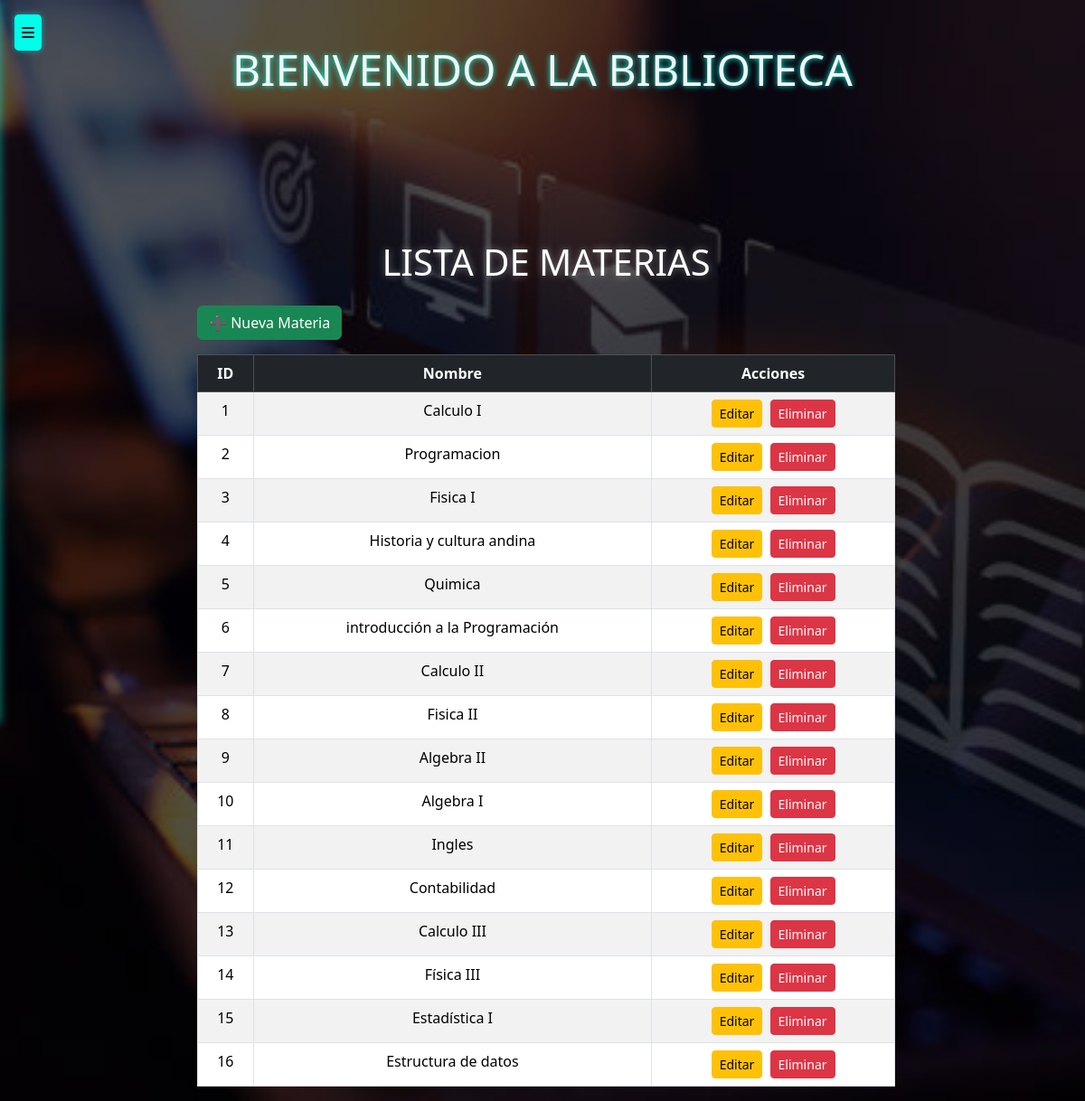
Screenshot of /materias/ with the database file from the repository.
### models/materia_model.py (models this page shows, shortened)
class Materia(db.Model):
    __tablename__ = "materias"
    id_materia = db.Column(db.Integer, primary_key=True)
    nombre = db.Column(db.String(50), nullable=False)
    material = db.relationship('Material', back_populates='materia')
    @staticmethod
    def get_all():
        return Materia.query.all()

### controllers/materia_controllers.py (the view)
@materia_bp.route("/")
def index():
    materias = Materia.get_all()
    return materia_view.list(materias)

### views/materia_view.py (called while the page is built)
def list(materias):
    return render_template('materias/index.html', materias=materias)

### templates/materias/index.html (shortened to what this page needs)
{% extends 'base.html' %}
{% block content %}
<div class="container mt-4" style="max-width: 800px;">
  <h1 class="text-center mb-4">Lista de Materias</h1>
  <a href="{{ url_for('materia.create') }}" class="btn btn-success mb-3">➕ Nueva Materia</a>
  <table class="table table-striped table-bordered text-center mx-auto">
    <thead class="table-dark">
      <tr>
        <th>ID</th>
        <th>Nombre</th>
        <th>Acciones</th>
      </tr>
    </thead>
    <tbody>
      {% for item in materias %}
      <tr>
        <td>{{ item.id_materia }}</td>
        <td>{{ item.nombre }}</td>
        <td>
          <a href="{{ url_for('materia.edit', id_materia=item.id_materia) }}" class="btn btn-warning btn-sm me-1">Editar</a>
          <a href="{{ url_for('materia.delete', id_materia=item.id_materia) }}"
             class="btn btn-danger btn-sm"
             onclick="return confirm('¿Estás seguro de que deseas eliminar la materia {{ item.nombre }}?');">
            Eliminar
          </a>
        </td>
      </tr>
      {% else %}
      <tr>
        <td colspan="3" class="text-center">No hay materias registradas.</td>
      </tr>
      {% endfor %}
    </tbody>
  </table>
</div>
{% endblock %}

### templates/base.html (style rules this page uses)
body { background-image: url("/static/fondobiblio.jpg"); background-size: cover; background-repeat: no-repeat; background-position: center; background-attachment: fixed; min-height: 100vh; }
body::before { content: ""; position: fixed; top: 0; left: 0; width: 100%; height: 100%; background-color: rgba(0,0,0,0.65); z-index: -1; pointer-events: none; }
h1, h2 { color: #fff; text-shadow: 0 0 8px rgba(255,255,255,0.4); text-transform: uppercase; }
.container { padding-left: 1rem; padding-top: 4rem; }

### rows the page displays
Materia: id_materia "1", nombre "Calculo I"
Materia: id_materia "2", nombre "Programacion"
Materia: id_materia "3", nombre "Fisica I"
Materia: id_materia "4", nombre "Historia y cultura andina"
Materia: id_materia "5", nombre "Quimica"
Materia: id_materia "6", nombre "introducción a la Programación"
Materia: id_materia "7", nombre "Calculo II"
Materia: id_materia "8", nombre "Fisica II"
Materia: id_materia "9", nombre "Algebra II"
Materia: id_materia "10", nombre "Algebra I"
Materia: id_materia "11", nombre "Ingles"
Materia: id_materia "12", nombre "Contabilidad"
Materia: id_materia "13", nombre "Calculo III"
Materia: id_materia "14", nombre "Física III"
Materia: id_materia "15", nombre "Estadística I"
Materia: id_materia "16", nombre "Estructura de datos"
